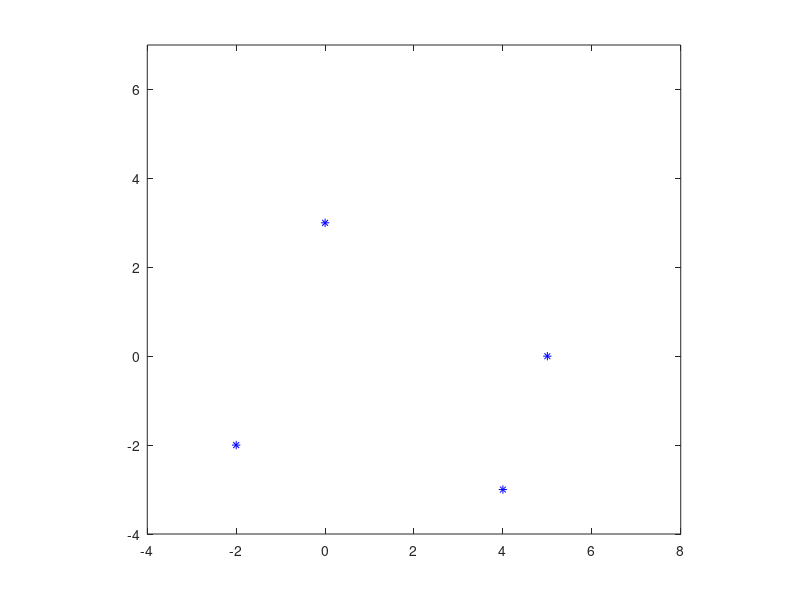

Reproduce this figure in MATLAB. (Note: this script raises an error after producing the figure.)
clear

%pontok egyszerűbb összeírása
%(-2 -2) (0 3) (5 0) (3 -3)
px=[-2 0 5 4];
py=[-2 3 0 -3];

plot(px,py, 'b*')
axis([-4 8 -4 7]);
axis equal;
hold on

%t-k felvétele listával
tk = [-1 1 2 4];

%x tengely
syms a3 a2 a1 a0 t

%szimbólum előtt legjobb ha kitesszük a szóközt
eq = [ a3 * tk(1)^3 + a2 * tk(1)^2 + a1 * tk(1) + a0 == px(1), ...
    a3 * tk(2)^3 + a2 * tk(2)^2 + a1 * tk(2) + a0 == px(2), ...
    a3 * tk(3)^3 + a2 * tk(3)^2 + a1 * tk(3) + a0 == px(3), ...
    a3 * tk(4)^3 + a2 * tk(4)^2 + a1 * tk(4) + a0 == px(4)]

% solve(megoldandó egyenlet, [ismeretlenek listája])
m = solve(eq, [a3 a2 a1 a0])

%struct-ot hoz létre, elemeire hivatkozni  m.a3
x(t) = m.a3 * t^3 + m.a2 * t^2 + m.a1 * t + m.a0


%y tengely
syms b3 b2 b1 b0

eq = [ b3 * tk(1)^3 + b2 * tk(1)^2 + b1 * tk(1) + b0 == py(1), ...
    b3 * tk(2)^3 + b2 * tk(2)^2 + b1 * tk(2) + b0 == py(2), ...
    b3 * tk(3)^3 + b2 * tk(3)^2 + b1 * tk(3) + b0 == py(3), ...
    b3 * tk(4)^3 + b2 * tk(4)^2 + b1 * tk(4) + b0 == py(4)]

m = solve(eq, [b3 b2 b1 b0])
y(t) = m.b3 * t^3 + m.b2 * t^2 + m.b1 * t + m.b0

%kirajzolás
fplot(x, y, [tk(1), tk(4)])

